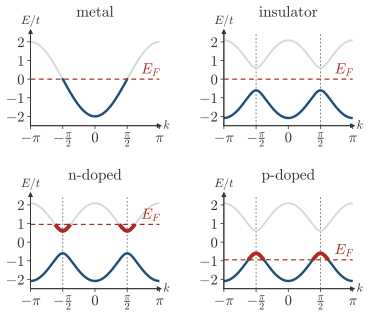

This figure's Python source:
"""Session 1, the filling of the bands in a metal, an insulator and a doped semiconductor.

Redrawn on 2026-11-21 with its axes, from the downloadable pyqula script webnotes/scripts/session01/g1_chain_bands.py
through _g1_fill.py, which asserts the numbers of the caption. The momentum k is per site, from -pi to pi for every
panel, so the chain with two sites per cell is drawn over two of its zones, whose edges k = +-pi/2 are dashed. The
energies are in units of the hopping t, with m = 0.6t, and the Fermi levels are 0, 0, 0.95t and -0.95t."""
import os, sys
sys.path.insert(0, os.path.dirname(os.path.abspath(__file__)))
sys.path.insert(0, os.path.join(os.path.dirname(os.path.abspath(__file__)), '..'))
import numpy as np
import matplotlib.pyplot as plt
import style
import _g1_fill

d = _g1_fill.check(style.run_script('session01/g1_chain_bands.py'))
FS = 11
fig, axs = plt.subplots(2, 2, figsize=(11.0 * style.CM, 8.8 * style.CM))
panels = (('metal', 'metal'), ('insulator', 'insulator'), ('n', 'n-doped'), ('p', 'p-doped'))
for ax, (kind, title) in zip(axs.flat, panels):
    _g1_fill.draw(ax, d, kind)
    style.arrows(ax, xlabel=r'$k$', ylabel=r'$E/t$', ticks=True)
    ax.set_xticks([-np.pi, -np.pi / 2, 0, np.pi / 2, np.pi])
    ax.set_xticklabels([r'$-\pi$', r'$-\frac{\pi}{2}$', '0', r'$\frac{\pi}{2}$', r'$\pi$'], fontsize=FS)
    ax.set_yticks([-2, -1, 0, 1, 2]); ax.set_yticklabels(['$-2$', '$-1$', '0', '1', '2'], fontsize=FS)
    ax.tick_params(length=2.5, width=0.6, pad=2)
    ax.spines['left'].set_visible(True); ax.spines['bottom'].set_visible(True)
    ax.set_title(title, fontsize=FS + 0.5, pad=12)
    ef = _g1_fill.EF[kind]
    style.label(ax, 2.7, ef + 0.5, r'$E_F$', color=style.BROKEN, fontsize=FS)
fig.subplots_adjust(wspace=0.5, hspace=0.75)
style.save(fig, __file__)
